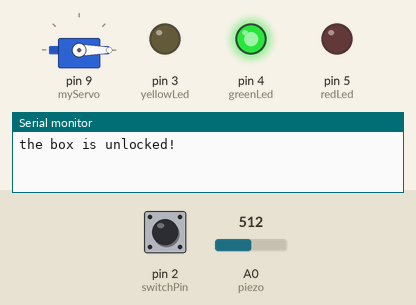
This sketch was run on a simulated Arduino Uno, built with avr-gcc and run on an emulated ATmega328P. Shown: servo, output pins drawn as LEDs (lit = HIGH), the last lines printed to the serial monitor. Inputs (shaded band) come from the test bench; at power-on: pin 2 (switchPin) LOW, A0 (piezo) = 512.

Above: at 1.2 s.
1.3 s: pin 2 (switchPin) pulled HIGH for 0.15 s
At 2.2 s:
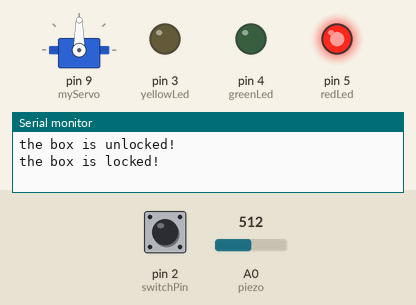
Timing chart, 0 to 4.3 s (numbered marks = the images above; inputs shaded):
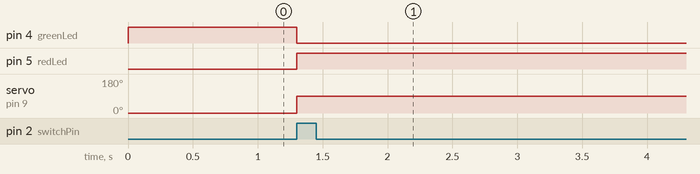

Measured:
- after the input at 1.3 s, pin 4 (greenLed): HIGH → LOW at once; pin 5 (redLed): LOW → HIGH at once; servo on pin 9 (myServo): 0° → 90° at once

The sketch:

knock.ino
```cpp
// import the library
 #include <Servo.h>
 // create an instance of the servo library
 Servo myServo;

 const int piezo = A0;
 const int switchPin = 2;
 const int yellowLed = 3;
 const int greenLed = 4;
 const int redLed = 5;

 //defines LED's and piezo's pins.
// variable for the piezo value
 int knockVal;
 // variable for the switch value
 int switchVal;
// variables for the high and low limits of the knock value
 const int quietKnock = 10;
 const int loudKnock = 100;
// variable to indicate if locked or not
 boolean locked = false;
 // how many valid knocks you've received
 int numberOfKnocks = 0;

 void setup(){
 // attach the servo to pin 9
 myServo.attach(9);
// make the LED pins outputs
 pinMode(yellowLed, OUTPUT);
 pinMode(redLed, OUTPUT);
 pinMode(greenLed, OUTPUT);
// set the switch pin as an input
 pinMode(switchPin, INPUT);
// start serial communication for debugging
 Serial.begin(9600);
// turn the green LED on
 digitalWrite(greenLed, HIGH);
// move the servo to the unlocked position
 myServo.write(0);
// print status to the serial monitor
 Serial.println("the box is unlocked!");
 }

 void loop(){
// if the box is unlocked
 if(locked == false){
     // read the value of the switch pin
    switchVal = digitalRead(switchPin);
    // if the button is pressed, lock the box
    if(switchVal == HIGH){
      // set the locked variable to "true"
      locked = true;
      // change the status LEDs
      digitalWrite(greenLed,LOW);
      digitalWrite(redLed,HIGH);
      // move the servo to the locked position
      myServo.write(90);
      // print out status
       Serial.println("the box is locked!");
      // wait for the servo to move into position
      delay (1000);
    }
 }

 // if the box is locked
 if(locked == true){
  // check the value of the piezo
  knockVal = analogRead(piezo);
  // if there are not enough valid knocks
  if(numberOfKnocks < 3 && knockVal > 0){
  // check to see if the knock is in range
    if(checkForKnock(knockVal) == true){
    // increment the number of valid knocks
      numberOfKnocks++;
    }
    // print status of knocks
    //Serial.print(3 - numberOfKnocks);
    //Serial.println(" more knocks to go");
  }
  // if there are three knocks
  if(numberOfKnocks >= 3){
    // unlock the box
    locked = false;
    // move the servo to the unlocked position
    myServo.write(0);
    // wait for it to move
    delay(20);
    // change status LEDs
    digitalWrite(greenLed,HIGH);
    digitalWrite(redLed,LOW);
    Serial.println("the box is unlocked!");
    numberOfKnocks = 0;
   }
  }
 }


 // this function checks to see if a
 // detected knock is within max and min range
 boolean checkForKnock(int value){
 // if the value of the knock is greater than
  // the minimum, and larger than the maximum
 if(value > quietKnock && value < loudKnock){
    Serial.println("Bad knock fucker ");
    // turn the status LED on
    digitalWrite(yellowLed, HIGH);
    delay(50);
    digitalWrite(yellowLed, LOW);
    // print out the status
    //Serial.print("Valid knock of value ");
    //Serial.println(value);
    return true;
 }
 // if the knock is not within range
 else {
    // print status
    // Serial.println("Bad knock fucker ");
    //Serial.println(value);
    return false;
  }
 }
```
